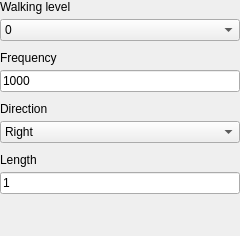
<?xml version="1.0" encoding="UTF-8"?>
<ui version="4.0">
 <class>WalkingPatternUI</class>
 <widget class="QWidget" name="WalkingPatternUI">
  <property name="geometry">
   <rect>
    <x>0</x>
    <y>0</y>
    <width>240</width>
    <height>236</height>
   </rect>
  </property>
  <property name="windowTitle">
   <string>Form</string>
  </property>
  <layout class="QVBoxLayout" name="verticalLayout_2">
   <property name="spacing">
    <number>10</number>
   </property>
   <property name="leftMargin">
    <number>0</number>
   </property>
   <property name="topMargin">
    <number>0</number>
   </property>
   <property name="rightMargin">
    <number>0</number>
   </property>
   <property name="bottomMargin">
    <number>0</number>
   </property>
   <item>
    <layout class="QVBoxLayout" name="verticalLayout_3">
     <property name="spacing">
      <number>5</number>
     </property>
     <property name="topMargin">
      <number>0</number>
     </property>
     <item>
      <widget class="QLabel" name="label">
       <property name="text">
        <string>Walking level</string>
       </property>
      </widget>
     </item>
     <item>
      <widget class="QComboBox" name="level_CB">
       <item>
        <property name="text">
         <string>0</string>
        </property>
       </item>
       <item>
        <property name="text">
         <string>1</string>
        </property>
       </item>
      </widget>
     </item>
    </layout>
   </item>
   <item>
    <layout class="QVBoxLayout" name="verticalLayout_4">
     <property name="spacing">
      <number>5</number>
     </property>
     <property name="topMargin">
      <number>0</number>
     </property>
     <item>
      <widget class="QLabel" name="label_2">
       <property name="text">
        <string>Frequency</string>
       </property>
      </widget>
     </item>
     <item>
      <widget class="QLineEdit" name="frequency_LE">
       <property name="text">
        <string>1000</string>
       </property>
      </widget>
     </item>
    </layout>
   </item>
   <item>
    <layout class="QVBoxLayout" name="verticalLayout_5">
     <property name="spacing">
      <number>5</number>
     </property>
     <property name="topMargin">
      <number>0</number>
     </property>
     <item>
      <widget class="QLabel" name="label_3">
       <property name="text">
        <string>Direction</string>
       </property>
      </widget>
     </item>
     <item>
      <widget class="QComboBox" name="direction_CB">
       <item>
        <property name="text">
         <string>Right</string>
        </property>
       </item>
       <item>
        <property name="text">
         <string>Left</string>
        </property>
       </item>
      </widget>
     </item>
    </layout>
   </item>
   <item>
    <layout class="QVBoxLayout" name="verticalLayout_6">
     <property name="spacing">
      <number>5</number>
     </property>
     <property name="topMargin">
      <number>0</number>
     </property>
     <item>
      <widget class="QLabel" name="label_4">
       <property name="text">
        <string>Length</string>
       </property>
      </widget>
     </item>
     <item>
      <widget class="QLineEdit" name="length_LE">
       <property name="text">
        <string>1</string>
       </property>
      </widget>
     </item>
    </layout>
   </item>
   <item>
    <spacer name="verticalSpacer">
     <property name="orientation">
      <enum>Qt::Vertical</enum>
     </property>
     <property name="sizeHint" stdset="0">
      <size>
       <width>20</width>
       <height>40</height>
      </size>
     </property>
    </spacer>
   </item>
  </layout>
 </widget>
 <resources/>
 <connections/>
</ui>
